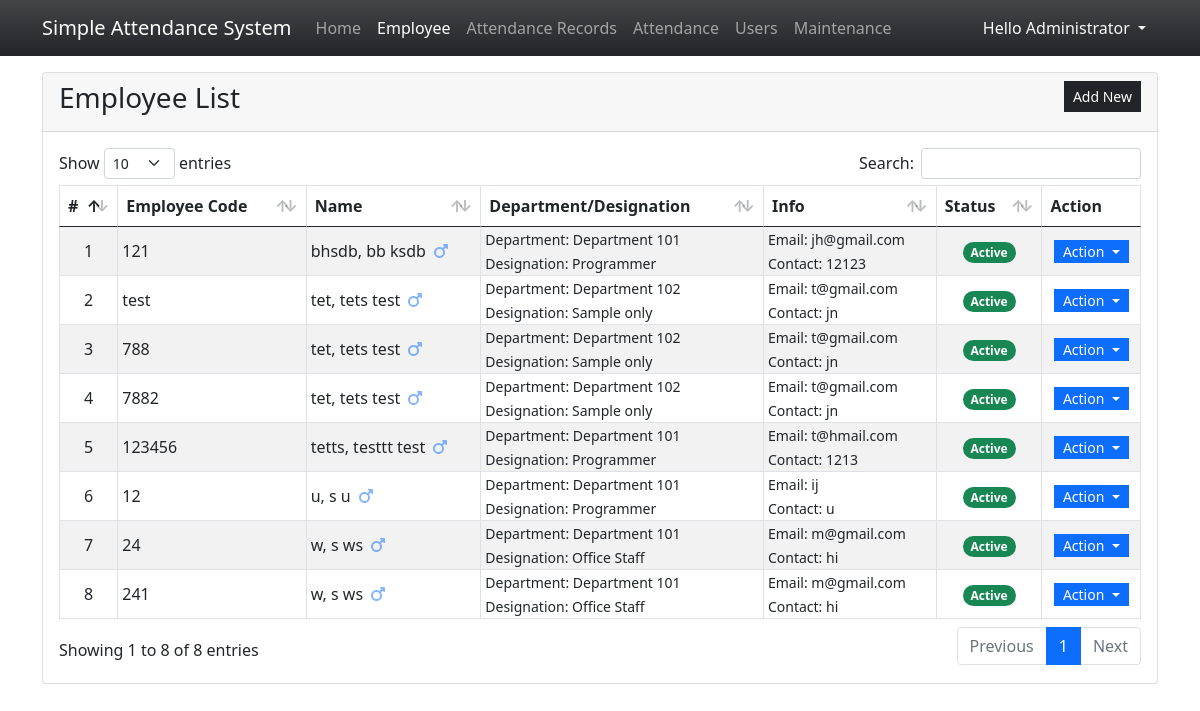
The page /?page=employees (signed in) on the database as committed earlier.
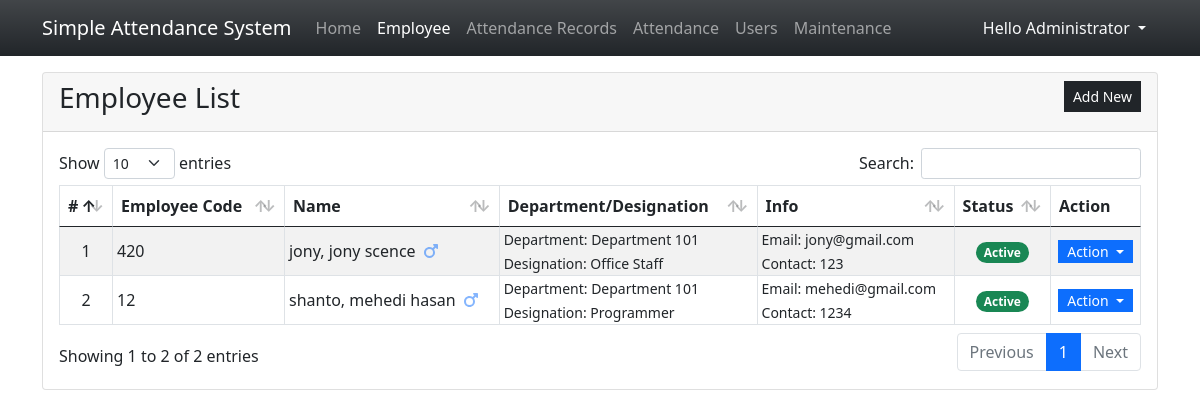
The same page on the database as committed later.
### tables this page shows
CREATE TABLE employee_list (
            `employee_id` INTEGER NOT NULL PRIMARY KEY AUTOINCREMENT,
            `employee_code` TEXT NOT NULL,
            `firstname` TEXT NOT NULL,
            `middlename` TEXT NULL,
            `lastname` TEXT NOT NULL,
            `gender` TEXT NOT NULL,
            `department_id` INTEGER NULL,
            `designation_id` INTEGER NULL,
            `contact` TEXT NOT NULL,
            `email` TEXT NOT NULL,
            `status` INTEGER NOT NULL DEFAULT 1,
            `date_created` TIMESTAMP DEFAULT CURRENT_TIMESTAMP,
            `date_updated` TIMESTAMP NULL, password varchar(255) NULL,
            FOREIGN KEY(`department_id`) REFERENCES `department_list`(`department_id`) ON DELETE SET NULL,
            FOREIGN KEY(`designation_id`) REFERENCES `designation_list`(`designation_id`) ON DELETE SET NULL
        );

CREATE TABLE department_list (
            `department_id` INTEGER NOT NULL PRIMARY KEY AUTOINCREMENT,
            `name` TEXT NOT NULL,
            `status` INTEGER NOT NULL DEFAULT 1,
            `date_created` TIMESTAMP DEFAULT CURRENT_TIMESTAMP
        );

CREATE TABLE designation_list (
            `designation_id` INTEGER NOT NULL PRIMARY KEY AUTOINCREMENT,
            `name` TEXT NOT NULL,
            `status` INTEGER NOT NULL DEFAULT 1,
            `date_created` TIMESTAMP DEFAULT CURRENT_TIMESTAMP
        );

### employees.php (the view, shortened to what this page needs)
<div class="card">
    <div class="card-header d-flex justify-content-between">
        <h3 class="card-title">Employee List</h3>
        <div class="card-tools align-middle">
            <button class="btn btn-dark btn-sm py-1 rounded-0" type="button" id="create_new">Add New</button>
        </div>
    </div>
    <div class="card-body">
        <table class="table table-hover table-striped table-bordered">
            <thead>
                <tr>
                    <th>#</th>
                    <th>Employee Code</th>
                    <th>Name</th>
                    <th>Department/Designation</th>
                    <th>Info</th>
                    <th>Status</th>
                    <th>Action</th>
                </tr>
            </thead>
            <tbody>
                <?php
                $sql = "SELECT e.*,(e.lastname || ', ' || e.firstname || ' ' || e.middlename) as `name`,d.name as dept, dd.name as desg FROM `employee_list`e INNER JOIN `department_list` d on e.department_id = d.department_id inner join `designation_list` dd on e.designation_id = dd.designation_id  order by `name` asc";
                $qry = $conn->query($sql);
                $i = 1;
                    while($row = $qry->fetchArray()):
                ?>
                <tr>
                    <td class="text-center p-0"><?php echo $i++; ?></td>
                    <td class="py-0 px-1"><?php echo $row['employee_code'] ?></td>
                    <td class="py-0 px-1"><?php echo $row['name'] ?>
                    <?php if($row['gender'] == "Male"): ?>
                        <span class="fa fa-mars mx-1 text-primary opacity-50" title="Male"></span>
                    <?php else: ?>
                        <span class="fa fa-venus mx-1 text-danger opacity-50" title="Female"></span>
                    <?php endif; ?>
                    </td>
                    <td class="py-0 px-1">
                        <small>Department: <?php echo $row['dept'] ?></small><br>
                        <small>Designation: <?php echo $row['desg'] ?></small>
                    </td>
                    <td class="py-0 px-1">
                        <small>Email: <?php echo $row['email'] ?></small><br>
                        <small>Contact: <?php echo $row['contact'] ?></small>
                    </td>
                    <td class="py-0 px-1 text-center">
                    <?php if($row['status'] == 1): ?>
                        <span class="badge bg-success rounded-pill">Active</span>
                    <?php else: ?>
                        <span class="badge bg-danger rounded-pill">Inactive</span>
                    <?php endif; ?>
                    </td>
                    <th class="text-center py-0 px-1">
                        <div class="btn-group" role="group">
                            <button id="btnGroupDrop1" type="button" class="btn btn-primary dropdown-toggle btn-sm rounded-0 py-0" data-bs-toggle="dropdown" aria-expanded="false">
                            Action
                            </button>
                        </div>
                    </th>
                </tr>
                <?php endwhile; ?>
            </tbody>
        </table>
    </div>
</div>

### index.php (shortened to what this page needs)
<?php
$page = isset($_GET['page']) ? $_GET['page'] : 'home';
?>
<!DOCTYPE html>
<html lang="en">
<head>
    <link rel="stylesheet" href="Font-Awesome-master/css/all.min.css">
    <link rel="stylesheet" href="css/bootstrap.min.css">
    <link rel="stylesheet" href="DataTable/assets/css/datatables.min.css">
</head>
<body>
    <main>
    <nav class="navbar navbar-expand-lg navbar-dark bg-dark bg-gradient" id="topNavBar">
        <div class="container">
            <a class="navbar-brand" href="#">
            Simple Attendance System
            </a>
            <div class="collapse navbar-collapse" id="navbarNav">
                <ul class="navbar-nav">
                <?php if($_SESSION['type'] == 1): ?>
                    <li class="nav-item">
                        <a class="nav-link <?php echo ($page == 'home')? 'active' : '' ?>" aria-current="page" href="./">Home</a>
                    </li>
                    <li class="nav-item">
                        <a class="nav-link <?php echo ($page == 'employees')? 'active' : '' ?>" aria-current="page" href="./?page=employees">Employee</a>
                    </li>
                    <li class="nav-item">
                        <a class="nav-link <?php echo ($page == 'attendance_list')? 'active' : '' ?>" href="./?page=attendance_list">Attendance Records</a>
                    </li>
                    <li class="nav-item">
                        <a class="nav-link " href="./attendance.php" target="_blank">Attendance</a>
                    </li>
                    <li class="nav-item">
                        <a class="nav-link <?php echo ($page == 'users')? 'active' : '' ?>" aria-current="page" href="./?page=users">Users</a>
                    </li>
                    <li class="nav-item">
                        <a class="nav-link" href="./?page=maintenance">Maintenance</a>
                    </li>
                    <?php elseif($_SESSION['type'] == 3): ?>
                        <li class="nav-item">
                            <a class="nav-link <?php echo ($page == 'home')? 'active' : '' ?>" aria-current="page" href="./">Home</a>
                        </li>
                    <?php endif ?>
                </ul>
            </div>
            <div>
            <div class="dropdown">
                <button class="btn btn-secondary dropdown-toggle bg-transparent  text-light border-0" type="button" id="dropdownMenuButton1" data-bs-toggle="dropdown" aria-expanded="false">
                    Hello <?php echo $_SESSION['fullname'] ?>
                </button>
            </div>
            </div>
        </div>
    </nav>
    <div class="container py-3" id="page-container">
        <?php
            include $page.'.php';
        ?>
    </div>
    </main>
</body>
</html>

### index.php (style rules this page uses)
html,body { height:100%; width:100%; }
main { height:100%; display:flex; flex-flow:column; }
#page-container { flex: 1 1 auto; overflow:auto; }
#topNavBar { flex: 0 1 auto; }

Rows that differ between the two databases and show on the page:
removed employee_list: employee_code "121", name "bhsdb, bb ksdb", gender "Male" (drawn), department.name "Department 101", designation.name "Programmer", email "jh@gmail.com", contact "12123", status "Active"
removed employee_list: employee_code "test", name "tet, tets test", gender "Male" (drawn), department.name "Department 102", designation.name "Sample only", email "t@gmail.com", contact "jn", status "Active"
removed employee_list: employee_code "788", name "tet, tets test", gender "Male" (drawn), department.name "Department 102", designation.name "Sample only", email "t@gmail.com", contact "jn", status "Active"
removed employee_list: employee_code "7882", name "tet, tets test", gender "Male" (drawn), department.name "Department 102", designation.name "Sample only", email "t@gmail.com", contact "jn", status "Active"
removed employee_list: employee_code "123456", name "tetts, testtt test", gender "Male" (drawn), department.name "Department 101", designation.name "Programmer", email "t@hmail.com", contact "1213", status "Active"
removed employee_list: employee_code "12", name "u, s u", gender "Male" (drawn), department.name "Department 101", designation.name "Programmer", email "ij", contact "u", status "Active"
removed employee_list: employee_code "24", name "w, s ws", gender "Male" (drawn), department.name "Department 101", designation.name "Office Staff", email "m@gmail.com", contact "hi", status "Active"
removed employee_list: employee_code "241", name "w, s ws", gender "Male" (drawn), department.name "Department 101", designation.name "Office Staff", email "m@gmail.com", contact "hi", status "Active"
added employee_list: employee_code "420", name "jony, jony scence", gender "Male" (drawn), department.name "Department 101", designation.name "Office Staff", email "jony@gmail.com", contact "123", status "Active"
added employee_list: employee_code "12", name "shanto, mehedi hasan", gender "Male" (drawn), department.name "Department 101", designation.name "Programmer", email "mehedi@gmail.com", contact "1234", status "Active"
Other text that changed with them:
text written by a page script: "Show entries Search: Showing 1 to 8 of 8 entries Previous 1 Next" → "Show entries Search: Showing 1 to 2 of 2 entries Previous 1 Next"
